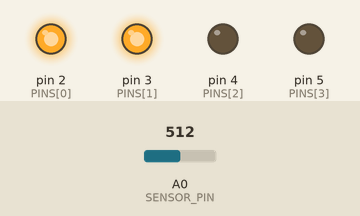
This sketch was run on a simulated Arduino Uno, built with avr-gcc and run on an emulated ATmega328P. Parts: output pins drawn as LEDs (lit = HIGH). The test bench sets the inputs (shaded band); at power-on: A0 (SENSOR_PIN) = 512.

Above: at 1.2 s.
1.3 s: A0 (SENSOR_PIN) set to 504
At 2.2 s:
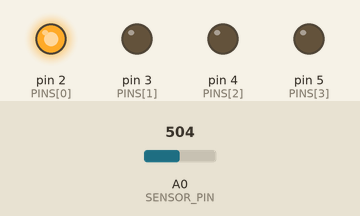
2.8 s: A0 (SENSOR_PIN) set to 273
4.3 s: A0 (SENSOR_PIN) set to 237
At 4.7 s:
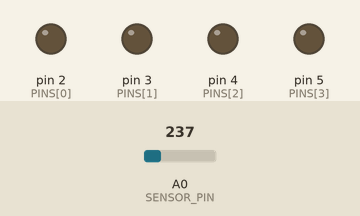
5.8 s: A0 (SENSOR_PIN) set to 900
At 6.9 s:
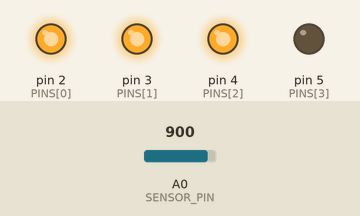
7.3 s: A0 (SENSOR_PIN) set to 1010
8.8 s: A0 (SENSOR_PIN) set to 1023
At 9.9 s:
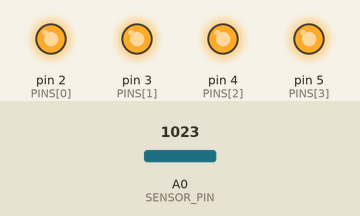
Timing chart, 0 to 11.3 s (numbered marks = the images above; inputs shaded):
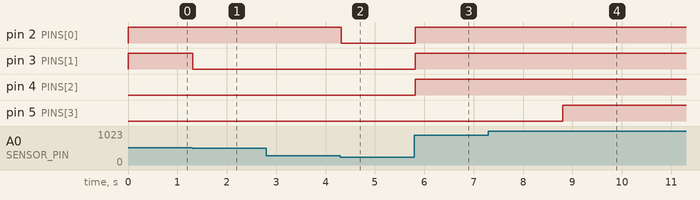

The sketch:

ver_2.ino
```cpp
const int PINS[] = {2, 3, 4, 5};
const int N = 4;
const int SENSOR_PIN = A0;

void setup(){
for (int i = 0; i < N; i++) pinMode(PINS[i], OUTPUT);
}

void loop(){
int val = analogRead(SENSOR_PIN);
// ступень от 0 до N: сколько светодиодов горит
int level = map(val, 0, 1023, 0, N);
level = constrain(level, 0, N);

for (int i = 0; i < N; i++){
digitalWrite(PINS[i], i < level ? HIGH : LOW);
}
delay(20);
}
```

Measured:
- the behaviour switches between 512 and 511 on A0 (SENSOR_PIN) (found by bisection; images 0 and 1)
- the behaviour switches between 256 and 255 on A0 (SENSOR_PIN) (found by bisection; images 1 and 2)
- the behaviour switches between 1022 and 1023 on A0 (SENSOR_PIN) (found by bisection; images 3 and 4)
- after the input at 1.3 s, pin 3 (PINS[1]): HIGH → LOW at once
- after the input at 2.8 s, every drawn part: stays the same
- after the input at 4.3 s, pin 2 (PINS[0]): HIGH → LOW at once
- after the input at 5.8 s, pin 2 (PINS[0]), pin 3 (PINS[1]), pin 4 (PINS[2]): LOW → HIGH at once
- after the input at 7.3 s, every drawn part: stays the same
- after the input at 8.8 s, pin 5 (PINS[3]): LOW → HIGH at once
